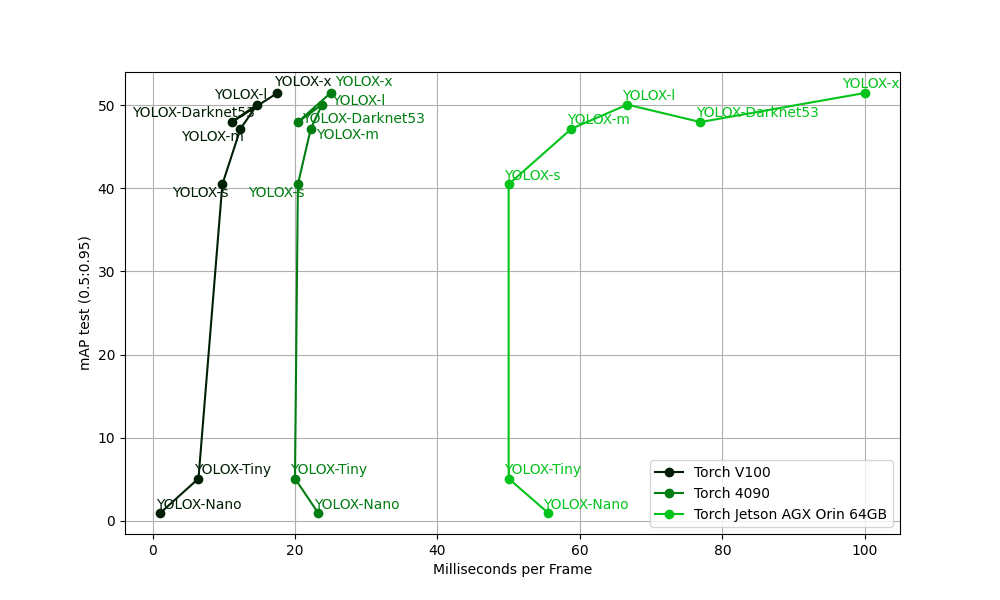

Generate this figure with Python:
import matplotlib.pyplot as plt
from adjustText import adjust_text

models = ["YOLOX-Nano", "YOLOX-Tiny", "YOLOX-s", "YOLOX-m", "YOLOX-l", "YOLOX-Darknet53", "YOLOX-x"]
fps_torch_v100 = [925, 155, 102, 81, 68, 90, 57]
fps_torch_4090 = [43, 50, 49, 45, 42, 49, 40]
fps_torch_jetson_agx_orin = [18, 20, 20, 17, 15, 13, 10]

ms_per_frame_v100 = [1000 / fps for fps in fps_torch_v100]
ms_per_frame_4090 = [1000 / fps for fps in fps_torch_4090]
ms_per_frame_jetson = [1000 / fps for fps in fps_torch_jetson_agx_orin]

map_test = [0.91, 5.06, 40.5, 47.2, 50.1, 48.0, 51.5]

colors = {
    "v100": "#011f05",
    "4090": "#027d12",
    "orin": "#04c41c"
}

plt.figure(figsize=(10, 6))
plt.plot(ms_per_frame_v100, map_test, 'o-', color=colors["v100"], label='Torch V100')
plt.plot(ms_per_frame_4090, map_test, 'o-', color=colors["4090"], label='Torch 4090')
plt.plot(ms_per_frame_jetson, map_test, 'o-', color=colors["orin"], label='Torch Jetson AGX Orin 64GB')

texts = []
for i, model in enumerate(models):
    texts.append(plt.text(ms_per_frame_v100[i], map_test[i], model, color=colors["v100"], ha='center'))
    texts.append(plt.text(ms_per_frame_4090[i], map_test[i], model, color=colors["4090"], ha='center'))
    texts.append(plt.text(ms_per_frame_jetson[i], map_test[i], model, color=colors["orin"], ha='center'))

adjust_text(texts)

plt.xlabel('Milliseconds per Frame')
plt.ylabel('mAP test (0.5:0.95)')
plt.legend()
plt.grid(True)
plt.show()
